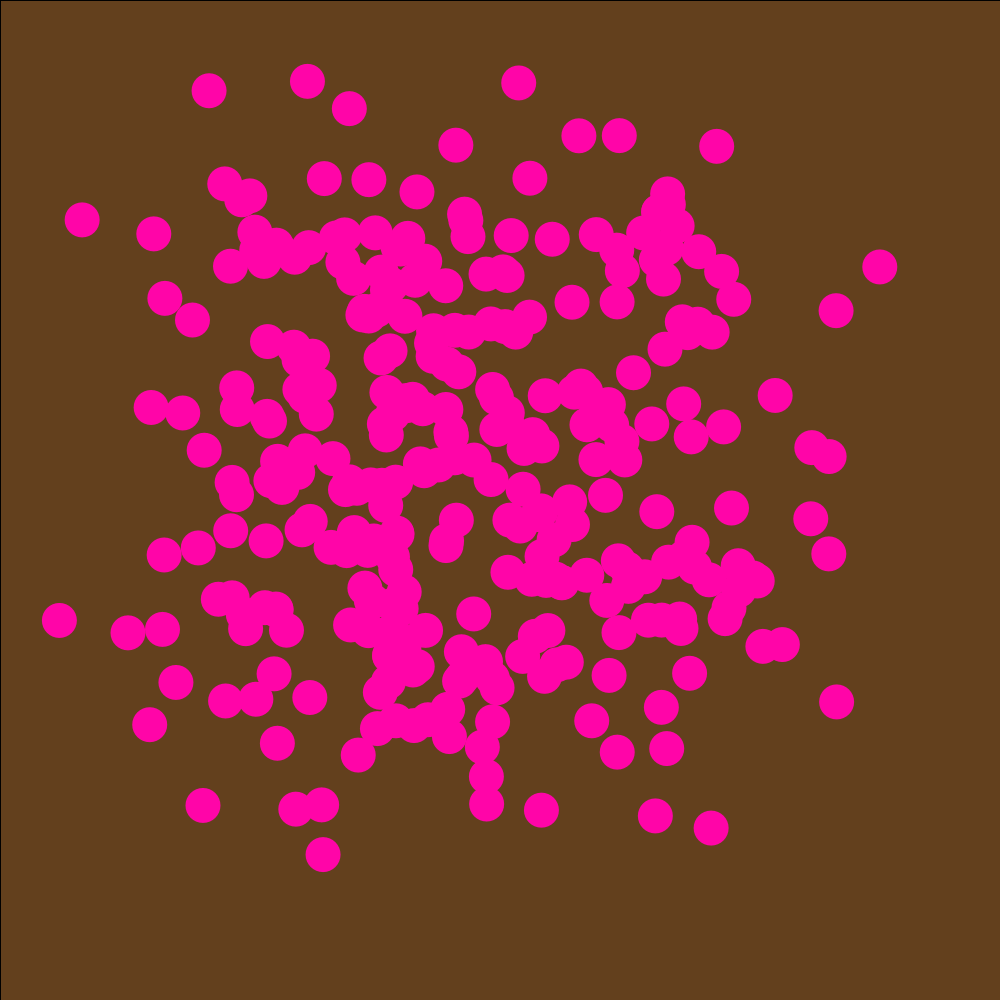
Frame 1 (no input)
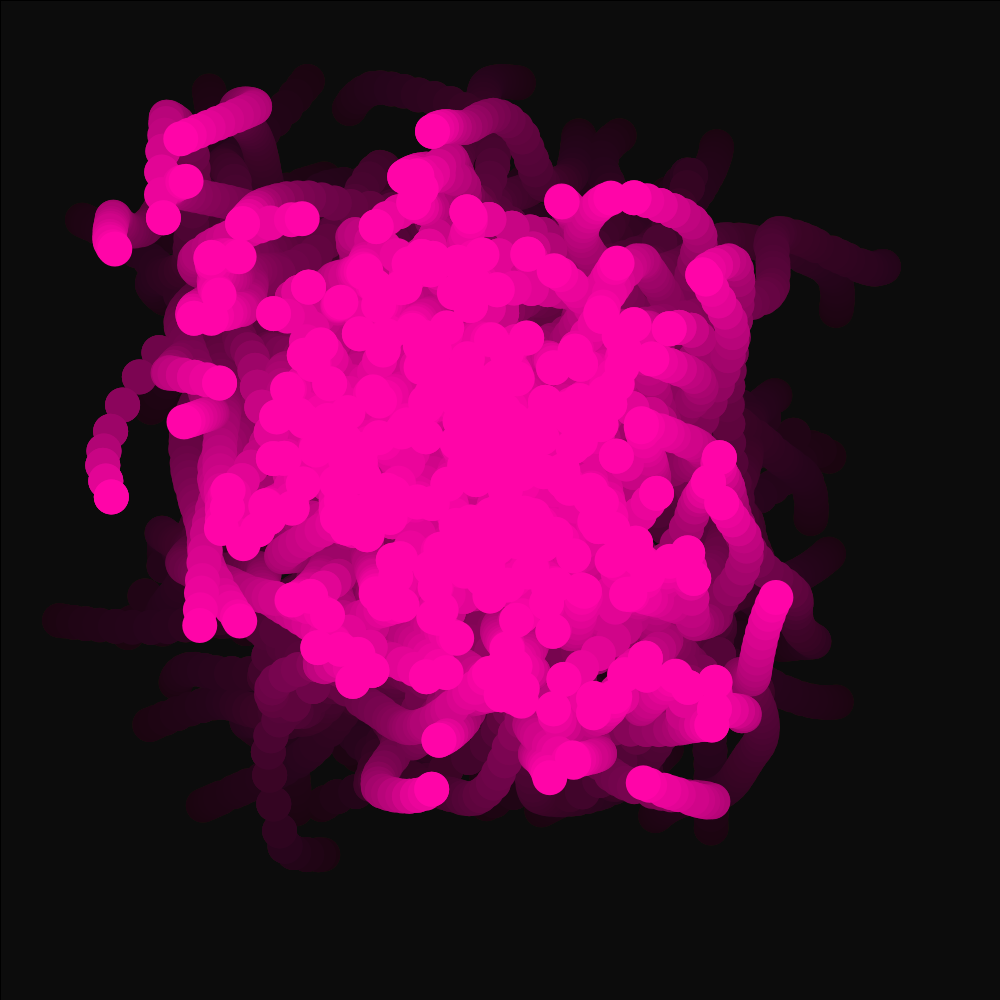
Frame 60 (the mouse pressed at the canvas centre just before this capture)
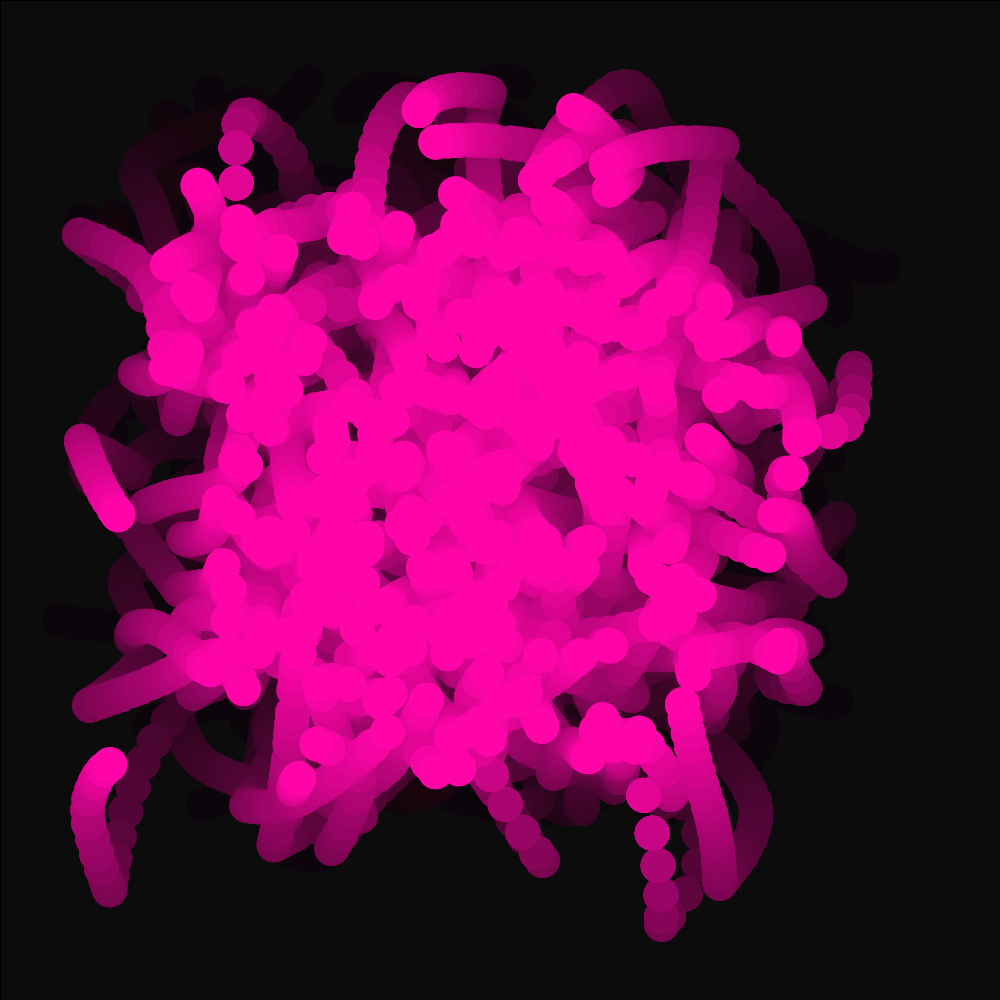
Frame 120 (the mouse held since frame 60 and released just before this capture)

The Processing sketch that drew these frames (run headless with seeded random() and noise(); from frame 60 on, the mouse is pressed at the canvas centre):

// Processing sketch: sketch_191112a
// ── sketch_191112a.pde
//int x = 0;
//int y=1000;

void setup(){
  size(1000,1000);
  background(#67431E);
}
void draw(){
  makeMagical();
    

        for(int i =0;i<300;i++){
         float x = getWormX(i);
float y = getWormY(i);
      fill(#FF05A8);
    ellipse(x,y,35,35);
            if(mousePressed){
         ellipse(x,y,35,35);
        }
    }
}
 float frequency = .01;
    float noiseInterval = 1000;

    void makeMagical() {
        fill( 0, 0, 0, 10 );
        rect(0, 0, width, height);
        noStroke();
    }

    float getWormX(int i) {
        return map(noise(i*noiseInterval + frameCount * frequency), 0, 1, 0, width);
    }

    float getWormY(int i) {
        return map(noise(i*noiseInterval+1 + frameCount * frequency), 0, 1, 0, height);
    }
